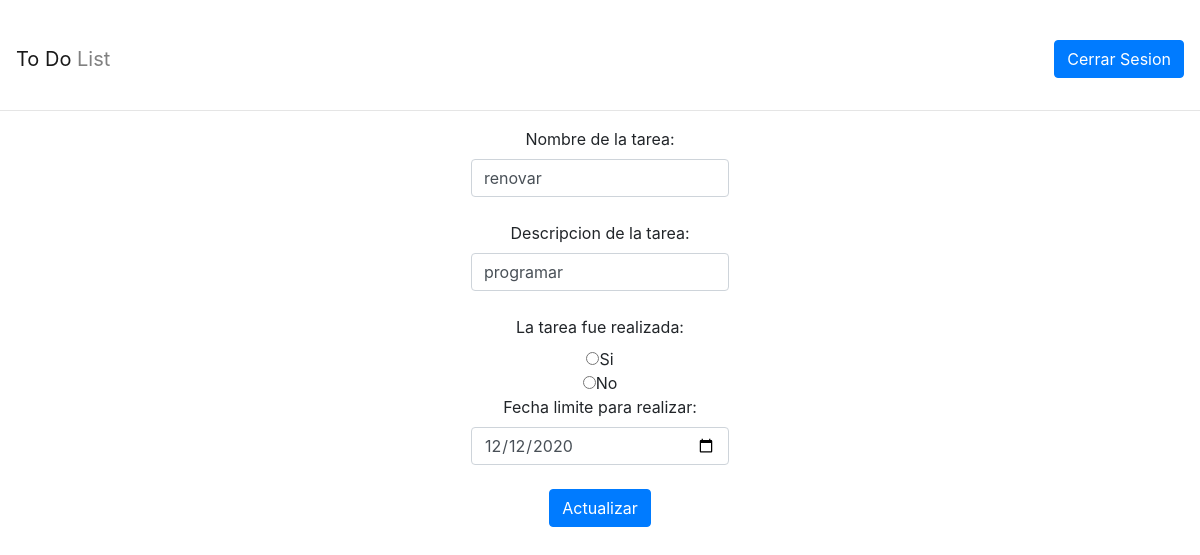
The app's page /editar.php?id=48&nombre=renovar (signed in) with its own data.
### editar.php (the view, shortened to what this page needs)
<?php
	$nombre="";
	$conexion = mysqli_connect("localhost", "root", "", "todo");
	$sql = "select * from `tareas-pendientes` where id=$_GET[id]";
	$respuesta = mysqli_query($conexion, $sql);
	if($registro = mysqli_fetch_array($respuesta)){
		$nombre=$registro['nombre'];
		$descripcion=$registro['descripcion'];
		$fechalimite=$registro['fechalimite'];
	}
?>
<html>
  <head>
	<link rel="stylesheet" href="https://stackpath.bootstrapcdn.com/bootstrap/4.3.1/css/bootstrap.min.css">
  </head>
	<body>
		<nav class = "navbar navbar-light">
		<a href = "listadoLinkeado.php" class= "navbar-brand">To Do <span style="color:gray">List</span></a>
			<span class="navbar-text">
				<a href="logout.php" class ="btn btn-primary">
					<span style="color:white;">Cerrar Sesion</span>
				</a>
			</span>
	</nav>
	<hr>
	<div class = "container" style="width: 18rem;">
		<form method="POST" align ="center">
			<label>Nombre de la tarea: </label>
			<input type="text" class ="form-control"name="nombre" value="<?php echo $nombre; ?>"><br>
			<label>Descripcion de la tarea: </label>
			<input type="text" class ="form-control" name ="descripcion" value="<?php echo $descripcion; ?>"><br>
			<label>La tarea fue realizada:</label><br>
			<input type="radio" name="realizada" value=1>Si<br>
		    <input type="radio" name="realizada" value=0>No<br>
		    <label>Fecha limite para realizar:</label><br>
		    <input type="date" class ="form-control" name="fechalimite" value="<?php echo $fechalimite; ?>"><br>
			<button class="btn btn-primary" type="submit">Actualizar</button>
		</form>
	</div>
	</body>
</html>

### records on screen
tareas-pendientes: nombre "renovar", descripcion "programar", fechalimite "12/12/2020"
